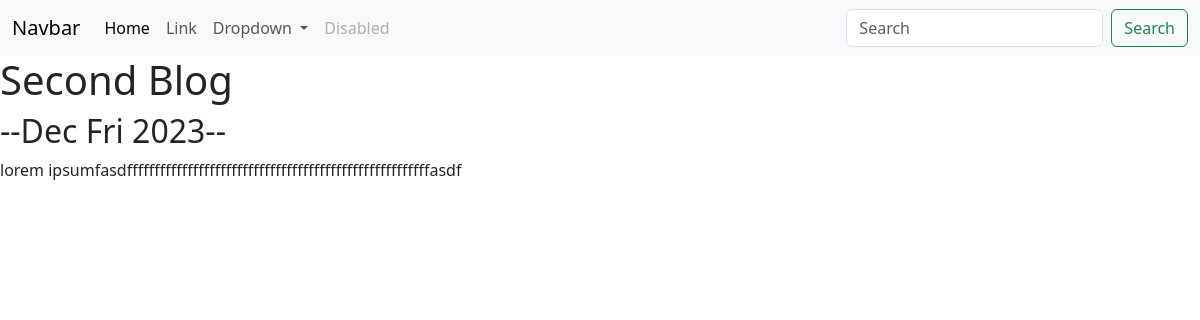
Page /blog/3 on the committed database.
### blog/models.py (models this page shows, shortened)
class Blogs(models.Model):
    title = models.CharField(max_length=100)
    date = models.DateField()
    description = models.CharField(max_length=250)

### blog/views.py (the view)
# urls.py: path('<int:blog_id>', views.detail, name='detail'),
def detail(request, blog_id):
    blog = get_object_or_404(Blogs, pk=blog_id)
    return render(request, 'blog/detail.html', {'id':blog_id, 'blog':blog})

### blog/templates/blog/detail.html
{% extends 'portfolio/base.html' %}
{% block content %}
<h1> {{ blog.title }} </h1>
<h2>--{{ blog.date|date:'M D Y'}}--</h2>
{{ blog.description|safe }}
{% endblock %}

### rows in the picture
Blogs: title "Second Blog", date "Dec Fri 2023", description "lorem ipsumfasdfffffffffffffffffffffffffffffffffffffffffffffffffffffffasdf"
